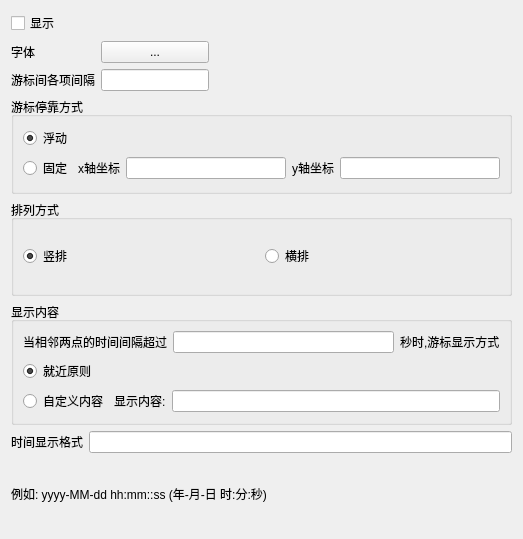
<?xml version="1.0" encoding="UTF-8"?>
<ui version="4.0">
 <class>CVernierSettingForm</class>
 <widget class="QWidget" name="CVernierSettingForm">
  <property name="geometry">
   <rect>
    <x>0</x>
    <y>0</y>
    <width>523</width>
    <height>539</height>
   </rect>
  </property>
  <property name="windowTitle">
   <string>Form</string>
  </property>
  <layout class="QGridLayout" name="gridLayout_6">
   <item row="0" column="0">
    <layout class="QGridLayout" name="gridLayout_3">
     <item row="1" column="0">
      <widget class="QLabel" name="label_2">
       <property name="text">
        <string>字体 </string>
       </property>
      </widget>
     </item>
     <item row="1" column="1">
      <widget class="QPushButton" name="vernierFontButton">
       <property name="sizePolicy">
        <sizepolicy hsizetype="Minimum" vsizetype="Fixed">
         <horstretch>0</horstretch>
         <verstretch>0</verstretch>
        </sizepolicy>
       </property>
       <property name="text">
        <string>...</string>
       </property>
      </widget>
     </item>
     <item row="2" column="0">
      <widget class="QLabel" name="label_3">
       <property name="text">
        <string>游标间各项间隔</string>
       </property>
      </widget>
     </item>
     <item row="1" column="2">
      <spacer name="horizontalSpacer">
       <property name="orientation">
        <enum>Qt::Horizontal</enum>
       </property>
       <property name="sizeHint" stdset="0">
        <size>
         <width>40</width>
         <height>20</height>
        </size>
       </property>
      </spacer>
     </item>
     <item row="2" column="1">
      <widget class="QLineEdit" name="itemInternalLineEdit">
       <property name="sizePolicy">
        <sizepolicy hsizetype="Minimum" vsizetype="Fixed">
         <horstretch>0</horstretch>
         <verstretch>0</verstretch>
        </sizepolicy>
       </property>
      </widget>
     </item>
     <item row="0" column="0">
      <widget class="QCheckBox" name="vernierVisibleCheckBox">
       <property name="text">
        <string>显示</string>
       </property>
      </widget>
     </item>
    </layout>
   </item>
   <item row="1" column="0">
    <widget class="QGroupBox" name="groupBox">
     <property name="title">
      <string>游标停靠方式</string>
     </property>
     <layout class="QGridLayout" name="gridLayout">
      <item row="0" column="0" colspan="2">
       <widget class="QRadioButton" name="floatRadioButton">
        <property name="text">
         <string>浮动</string>
        </property>
        <property name="checked">
         <bool>true</bool>
        </property>
       </widget>
      </item>
      <item row="1" column="0">
       <widget class="QRadioButton" name="fixedRadioButton">
        <property name="text">
         <string>固定</string>
        </property>
        <property name="checked">
         <bool>false</bool>
        </property>
       </widget>
      </item>
      <item row="1" column="1">
       <widget class="QLabel" name="label_4">
        <property name="text">
         <string>x轴坐标</string>
        </property>
       </widget>
      </item>
      <item row="1" column="2">
       <widget class="QLineEdit" name="xLineEdit"/>
      </item>
      <item row="1" column="3">
       <widget class="QLabel" name="label_5">
        <property name="text">
         <string>y轴坐标</string>
        </property>
       </widget>
      </item>
      <item row="1" column="4">
       <widget class="QLineEdit" name="yLineEdit"/>
      </item>
     </layout>
    </widget>
   </item>
   <item row="2" column="0">
    <widget class="QGroupBox" name="groupBox_2">
     <property name="title">
      <string>排列方式</string>
     </property>
     <layout class="QGridLayout" name="gridLayout_5">
      <item row="0" column="0">
       <widget class="QRadioButton" name="verticalLayoutRadioButton">
        <property name="text">
         <string>竖排</string>
        </property>
        <property name="checked">
         <bool>true</bool>
        </property>
       </widget>
      </item>
      <item row="0" column="1">
       <widget class="QRadioButton" name="horizontalLayoutRadioButton">
        <property name="text">
         <string>横排</string>
        </property>
        <property name="checked">
         <bool>false</bool>
        </property>
       </widget>
      </item>
     </layout>
    </widget>
   </item>
   <item row="3" column="0">
    <widget class="QGroupBox" name="groupBox_3">
     <property name="title">
      <string>显示内容</string>
     </property>
     <layout class="QGridLayout" name="gridLayout_2">
      <item row="0" column="0" colspan="3">
       <layout class="QHBoxLayout" name="horizontalLayout_2">
        <item>
         <widget class="QLabel" name="label_6">
          <property name="text">
           <string>当相邻两点的时间间隔超过</string>
          </property>
         </widget>
        </item>
        <item>
         <widget class="QLineEdit" name="overTimeLengthLineEdit">
          <property name="text">
           <string/>
          </property>
         </widget>
        </item>
        <item>
         <widget class="QLabel" name="label_7">
          <property name="text">
           <string>秒时,游标显示方式</string>
          </property>
         </widget>
        </item>
       </layout>
      </item>
      <item row="1" column="0">
       <widget class="QRadioButton" name="choseNearerRadioButton">
        <property name="text">
         <string>就近原则</string>
        </property>
        <property name="checked">
         <bool>true</bool>
        </property>
       </widget>
      </item>
      <item row="2" column="0">
       <widget class="QRadioButton" name="customStringRadioButton">
        <property name="text">
         <string>自定义内容</string>
        </property>
       </widget>
      </item>
      <item row="2" column="1">
       <widget class="QLabel" name="label_8">
        <property name="text">
         <string>显示内容:</string>
        </property>
       </widget>
      </item>
      <item row="2" column="2">
       <widget class="QLineEdit" name="customStringLineEdit">
        <property name="text">
         <string/>
        </property>
       </widget>
      </item>
     </layout>
    </widget>
   </item>
   <item row="4" column="0">
    <layout class="QGridLayout" name="gridLayout_4">
     <item row="0" column="0">
      <widget class="QLabel" name="label_9">
       <property name="text">
        <string>时间显示格式</string>
       </property>
      </widget>
     </item>
     <item row="0" column="1">
      <widget class="QLineEdit" name="timeFormatLineEdie">
       <property name="text">
        <string/>
       </property>
      </widget>
     </item>
     <item row="1" column="0" colspan="2">
      <widget class="QLabel" name="label_10">
       <property name="text">
        <string>例如: yyyy-MM-dd hh:mm::ss (年-月-日 时:分:秒)</string>
       </property>
      </widget>
     </item>
    </layout>
   </item>
  </layout>
 </widget>
 <tabstops>
  <tabstop>vernierFontButton</tabstop>
  <tabstop>itemInternalLineEdit</tabstop>
  <tabstop>floatRadioButton</tabstop>
  <tabstop>fixedRadioButton</tabstop>
  <tabstop>xLineEdit</tabstop>
  <tabstop>yLineEdit</tabstop>
  <tabstop>overTimeLengthLineEdit</tabstop>
  <tabstop>choseNearerRadioButton</tabstop>
  <tabstop>customStringRadioButton</tabstop>
  <tabstop>customStringLineEdit</tabstop>
  <tabstop>timeFormatLineEdie</tabstop>
 </tabstops>
 <resources/>
 <connections/>
</ui>
